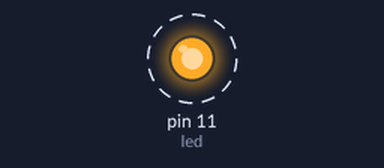
This sketch was run on a simulated Arduino Uno, built with avr-gcc and run on an emulated ATmega328P. Parts: output pins drawn as LEDs (lit = HIGH). Dashed ring = blinking.

Above: at 0.05 s.
Timing chart, 0 to 3.0 s (numbered marks = the images above):
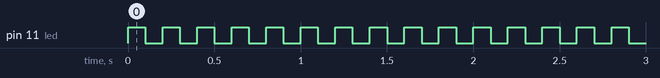

The sketch:

ledBlink.ino
```cpp
//declare the variable: my pin number is 11
int led = 11;

//declare the function that will set the pin to output mode
void setup() {
   pinMode(led, OUTPUT);
}
//declare a function that will run a loop
void loop() {
   digitalWrite(led, HIGH); //a function that commands the pin to be on
   delay (100); //this tells the led for how long is should be on (1000 = 1second)
   digitalWrite(led,LOW); //a function that tells the led to be off
   delay(100); //this is the delay time for the led to be off
}
```

Measured:
- by itself, pin 11 (led): alternates HIGH for 0.10 s and LOW for 0.10 s
